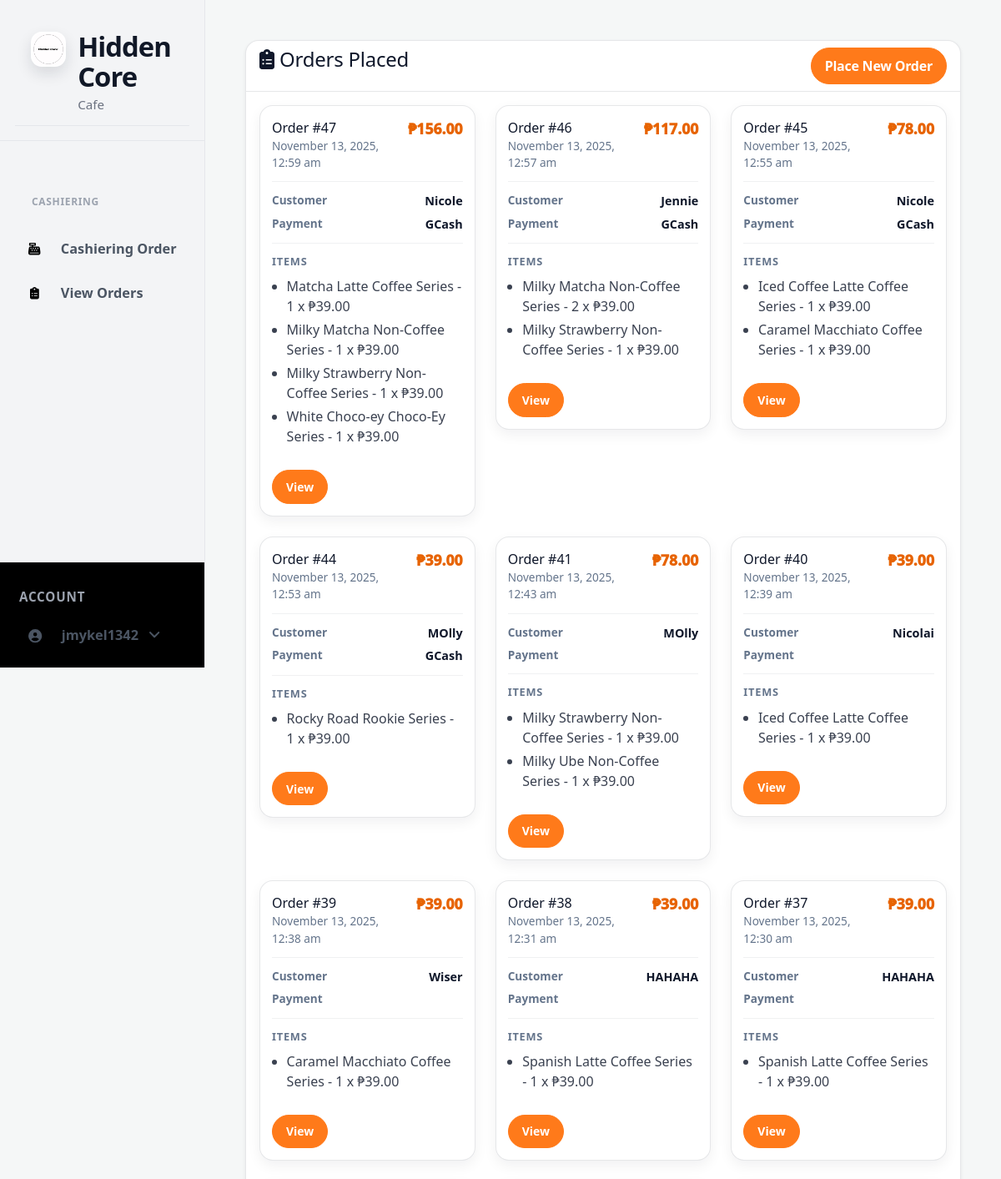
Screenshot of /admin/assets/orders.php (signed in, upper part) with the database file from the repository.
### tables this page shows
CREATE TABLE `orders` (
  `id` int(11) NOT NULL,
  `customer_name` varchar(255) NOT NULL,
  `payment_mode` enum('Cash','GCash') NOT NULL,
  `total` decimal(10,2) NOT NULL,
  `cash_received` decimal(10,2) DEFAULT 0.00,
  `change_due` decimal(10,2) DEFAULT 0.00,
  `created_at` datetime NOT NULL DEFAULT current_timestamp()
);

CREATE TABLE `order_items` (
  `id` int(11) NOT NULL,
  `order_id` int(11) NOT NULL,
  `product_name` varchar(100) NOT NULL,
  `category` varchar(100) NOT NULL,
  `size` varchar(20) NOT NULL DEFAULT '12oz',
  `quantity` int(11) NOT NULL,
  `price` decimal(10,2) NOT NULL
);

### admin/assets/orders.php (the view, shortened to what this page needs)
<?php
include('includes/header.php');
include('../../config/dbcon.php');
?>
<div class="container-fluid px-4">
    <div class="card mt-4 shadow-sm">
        <div class="card-header">
            <h4 class="mb-0">
                <i class="fas fa-clipboard-list"></i> Orders Placed
                <a href="orders-create.php" class="btn btn-primary float-end"> Place New Order </a>
            </h4>
        </div>
        <div class="card-body">
    <?php
    $orders_query = "SELECT * FROM orders ORDER BY id DESC";
    $orders_result = mysqli_query($conn, $orders_query);
    $orders = mysqli_fetch_all($orders_result, MYSQLI_ASSOC);
    ?>
    <div class="row g-4">
        <?php if (!empty($orders)): ?>
            <?php foreach ($orders as $order): ?>
                <div class="col-md-4">
                    <div class="order-card">
                        <div class="order-info">
                            <div class="hc-order-head">
                                <div>
                                    <div class="order-title">Order #<?= $order['id'] ?></div>
                                    <div class="hc-order-sub text-muted"><?= date('F j, Y, g:i a', strtotime($order['created_at'])) ?></div>
                                </div>
                                <div class="hc-order-total">₱<?= number_format($order['total'], 2) ?></div>
                            </div>
                            <div class="hc-order-meta">
                                <div class="hc-order-meta-row">
                                    <span class="hc-order-meta-label">Customer</span>
                                    <span class="hc-order-meta-value"><?= htmlspecialchars($order['customer_name']) ?></span>
                                </div>
                                <div class="hc-order-meta-row">
                                    <span class="hc-order-meta-label">Payment</span>
                                    <span class="hc-order-meta-value"><?= ucfirst($order['payment_mode']) ?></span>
                                </div>
                            </div>
                            <div class="hc-order-items">
                                <div class="hc-order-items-title">Items</div>
                                <ul class="hc-order-items-list">
                                    <?php
                                    $order_id = $order['id'];
                                    $order_items_query = "SELECT * FROM order_items WHERE order_id = $order_id";
                                    $order_items_result = mysqli_query($conn, $order_items_query);
                                    $order_items = mysqli_fetch_all($order_items_result, MYSQLI_ASSOC);
                                    if (!empty($order_items)):
                                        foreach ($order_items as $item):
                                    ?>
                                        <li>
                                            <?= htmlspecialchars($item['product_name']) ?>
                                            <?= htmlspecialchars($item['category']) ?> -
                                            <?= $item['quantity'] ?> x ₱<?= number_format($item['price'], 2) ?>
                                        </li>
                                    <?php
                                        endforeach;
                                    else:
                                    ?>
                                        <li>No items found for this order.</li>
                                    <?php endif; ?>
                                </ul>
                            </div>
                            <div class="hc-order-actions">
                                <a href="orders-view.php?id=<?= $order['id'] ?>" class="btn btn-action btn-sm">View</a>
                            </div>
                        </div>
                    </div>
                </div>
            <?php endforeach; ?>
        <?php else: ?>
            <div class="alert alert-warning mt-3">No Orders Found</div>
        <?php endif; ?>
    </div>
</div>
<?php include('includes/footer.php'); ?>

### admin/assets/css/custom.css (style rules this page uses)
:root { --hc-primary: #000000; --hc-secondary: #1A1A1A; --hc-bg: #FFFFFF; --hc-card: #F5F5F5; --hc-border: #E0E0E0; --hc-subtext: #555555; }
body { background-color: var(--hc-bg) !important; color: var(--hc-primary) !important; }
h1, h2, h3, h4, h5, h6, .h1, .h2, .h3, .h4, .h5, .h6 { color: var(--hc-primary) !important; }
.text-muted { color: var(--hc-subtext) !important; }
.card { background-color: var(--hc-card) !important; border: 1px solid var(--hc-border) !important; }
.card-header { background-color: var(--hc-bg) !important; border-bottom: 1px solid var(--hc-border) !important; color: var(--hc-primary) !important; }
.btn-primary, .btn.btn-primary { background-color: var(--hc-primary) !important; border-color: var(--hc-primary) !important; color: #FFFFFF !important; }
.product-card, .order-card, .report-card, .dashboard-card { background-color: var(--hc-card) !important; border-color: var(--hc-border) !important; }
.product-name, .order-title, .report-title, .dashboard-title, .report-value, .dashboard-value { color: var(--hc-primary) !important; }

### admin/assets/css/hc-admin-theme.css (style rules this page uses)
:root { --hc-bg:#f5f7f7; --hc-surface:#ffffff; --hc-surface-2:#f0f4f4; --hc-border:rgba(17,24,39,.10); --hc-text:#0f172a; --hc-muted:#64748b; --hc-primary:#ff7a1a; --hc-primary-600:#e76300; --hc-primary-50:#fff1e7; --hc-shadow:0 10px 30px rgba(15,23,42,.08); --hc-shadow-sm:0 6px 16px rgba(15,23,42,.06); --hc-radius:16px; --hc-radius-sm:12px; --hc-ring:0 0 0 .25rem rgba(255,122,26,.22); }
body.sb-nav-fixed { background:var(--hc-bg) !important; color:var(--hc-text) !important; }
h1,h2,h3,h4,h5,h6, .h1,.h2,.h3,.h4,.h5,.h6 { color:var(--hc-text) !important; letter-spacing:-.01em; }
.text-muted { color:var(--hc-muted) !important; }
.hc-order-head { display:flex; align-items:flex-start; justify-content:space-between; gap:1rem; padding-bottom:.75rem; border-bottom:1px solid rgba(15,23,42,.06); }
.hc-order-sub { font-size:.85rem; }
.hc-order-total { font-weight:950; font-size:1.1rem; color:var(--hc-primary-600); white-space:nowrap; }
.hc-order-meta { padding:.75rem 0; display:grid; grid-template-columns:1fr; gap:.35rem; }
.hc-order-meta-row { display:flex; justify-content:space-between; gap:1rem; }
.hc-order-meta-label { color:var(--hc-muted); font-weight:700; font-size:.85rem; }
.hc-order-meta-value { color:var(--hc-text); font-weight:800; font-size:.9rem; text-align:right; }
.hc-order-items { padding:.75rem 0; border-top:1px solid rgba(15,23,42,.06); }
.hc-order-items-title { font-size:.8rem; font-weight:900; letter-spacing:.06em; text-transform:uppercase; color:var(--hc-muted); margin-bottom:.5rem; }
.hc-order-items-list { margin:0; padding-left:1.1rem; color:var(--hc-text); }
.hc-order-items-list li { margin-bottom:.25rem; color:rgba(15,23,42,.82); }
.hc-order-actions { display:flex; gap:.5rem; margin-top:.75rem; }
.container-fluid.px-4, .container-fluid.px-2 { padding-left:1.25rem !important; padding-right:1.25rem !important; }
.card { background:var(--hc-surface) !important; border:1px solid var(--hc-border) !important; border-radius:var(--hc-radius) !important; box-shadow:var(--hc-shadow-sm); }
.card-header { background:transparent !important; border-bottom:1px solid var(--hc-border) !important; border-top-left-radius:var(--hc-radius) !important; border-top-right-radius:var(--hc-radius) !important; }
.btn, .btn.btn-primary, .btn.btn-secondary, .btn.btn-success, .btn.btn-danger { border-radius:999px !important; padding:.55rem 1rem; font-weight:600; box-shadow:none !important; }
.btn-primary, .btn.btn-primary { background:var(--hc-primary) !important; border-color:var(--hc-primary) !important; color:#fff !important; }
.btn-action { background:var(--hc-primary) !important; border:1px solid var(--hc-primary) !important; color:#fff !important; }
.product-card, .order-card, .report-card, .dashboard-card { border-radius:var(--hc-radius) !important; border:1px solid var(--hc-border) !important; background:var(--hc-surface) !important; box-shadow:var(--hc-shadow-sm) !important; }
.order-info { padding:14px; }
.product-name, .order-title, .report-title, .dashboard-title { color:var(--hc-text) !important; }

### rows the page displays
orders: id "47", created_at "November 13, 2025, 12:59 am", total "156.00", customer_name "Nicole", payment_mode "GCash"
order_items: product_name "Matcha Latte", category "Coffee Series", quantity "1", price "39.00"
order_items: product_name "Milky Matcha", category "Non-Coffee Series", quantity "1", price "39.00"
order_items: product_name "Milky Strawberry", category "Non-Coffee Series", quantity "1", price "39.00"
order_items: product_name "White Choco-ey", category "Choco-Ey Series", quantity "1", price "39.00"
orders: id "46", created_at "November 13, 2025, 12:57 am", total "117.00", customer_name "Jennie", payment_mode "GCash"
order_items: product_name "Milky Matcha", category "Non-Coffee Series", quantity "2", price "39.00"
order_items: product_name "Milky Strawberry", category "Non-Coffee Series", quantity "1", price "39.00"
orders: id "45", created_at "November 13, 2025, 12:55 am", total "78.00", customer_name "Nicole", payment_mode "GCash"
order_items: product_name "Iced Coffee Latte", category "Coffee Series", quantity "1", price "39.00"
order_items: product_name "Caramel Macchiato", category "Coffee Series", quantity "1", price "39.00"
orders: id "44", created_at "November 13, 2025, 12:53 am", total "39.00", customer_name "MOlly", payment_mode "GCash"
order_items: product_name "Rocky Road", category "Rookie Series", quantity "1", price "39.00"
orders: id "41", created_at "November 13, 2025, 12:43 am", total "78.00", customer_name "MOlly"
order_items: product_name "Milky Strawberry", category "Non-Coffee Series", quantity "1", price "39.00"
order_items: product_name "Milky Ube", category "Non-Coffee Series", quantity "1", price "39.00"
orders: id "40", created_at "November 13, 2025, 12:39 am", total "39.00", customer_name "Nicolai"
order_items: product_name "Iced Coffee Latte", category "Coffee Series", quantity "1", price "39.00"
orders: id "39", created_at "November 13, 2025, 12:38 am", total "39.00", customer_name "Wiser"
order_items: product_name "Caramel Macchiato", category "Coffee Series", quantity "1", price "39.00"
orders: id "38", created_at "November 13, 2025, 12:31 am", total "39.00", customer_name "HAHAHA"
order_items: product_name "Spanish Latte", category "Coffee Series", quantity "1", price "39.00"
orders: id "37", created_at "November 13, 2025, 12:30 am", total "39.00", customer_name "HAHAHA"
order_items: product_name "Spanish Latte", category "Coffee Series", quantity "1", price "39.00"

### other values shown
$_SESSION['loggedInUser']['username'] "jmykel1342"
